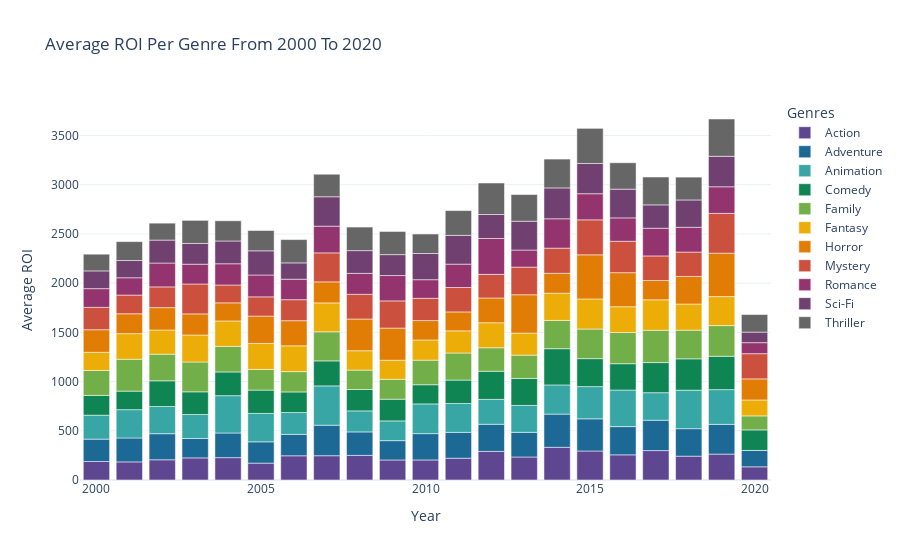

The cell this chart's notebook holds for it:
### Code cell
# Plotting my figure
fig = px.bar(df_year_genres_roi, x="Year", y="Average ROI", color="Genres", 
             title="Average ROI Per Genre From 2000 To 2020", 
             color_discrete_sequence=px.colors.qualitative.Prism, template="plotly_white")
fig.show()

### Figure 1 — Plotly figure (JSON) as saved in the notebook; plotly's stock layout.template omitted (floating-point values rounded to 4 significant figures)
{"data": [{"alignmentgroup": "True", "hovertemplate": "Genres=Action<br>Year=%{x}<br>Average ROI=%{y}<extra></extra>", "legendgroup": "Action", "marker": {"color": "rgb(95, 70, 144)"}, "name": "Action", "offsetgroup": "Action", "orientation": "v", "showlegend": true, "textposition": "auto", "type": "bar", "x": [2000, 2001, 2002, 2003, 2004, 2005, 2006, 2007, 2008, 2009, 2010, 2011, 2012, 2013, 2014, 2015, 2016, 2017, 2018, 2019, 2020], "xaxis": "x", "y": [187.8, 183.9, 205.5, 224.7, 227.3, 171.5, 246.0, 246.7, 249.9, 203.5, 203.8, 221.2, 290.2, 233.7, 332.1, 294.6, 255.6, 298.7, 242.1, 263.2, 134.1], "yaxis": "y"}, {"alignmentgroup": "True", "hovertemplate": "Genres=Adventure<br>Year=%{x}<br>Average ROI=%{y}<extra></extra>", "legendgroup": "Adventure", "marker": {"color": "rgb(29, 105, 150)"}, "name": "Adventure", "offsetgroup": "Adventure", "orientation": "v", "showlegend": true, "textposition": "auto", "type": "bar", "x": [2000, 2001, 2002, 2003, 2004, 2005, 2006, 2007, 2008, 2009, 2010, 2011, 2012, 2013, 2014, 2015, 2016, 2017, 2018, 2019, 2020], "xaxis": "x", "y": [227.3, 243.0, 264.9, 197.2, 250.2, 216.4, 217.3, 309.9, 238.6, 196.4, 267.4, 262.6, 276.0, 250.8, 337.4, 326.9, 286.9, 308.6, 279.4, 301.8, 166.1], "yaxis": "y"}, {"alignmentgroup": "True", "hovertemplate": "Genres=Animation<br>Year=%{x}<br>Average ROI=%{y}<extra></extra>", "legendgroup": "Animation", "marker": {"color": "rgb(56, 166, 165)"}, "name": "Animation", "offsetgroup": "Animation", "orientation": "v", "showlegend": true, "textposition": "auto", "type": "bar", "x": [2000, 2001, 2002, 2003, 2004, 2005, 2006, 2007, 2008, 2009, 2010, 2011, 2012, 2013, 2014, 2015, 2016, 2017, 2018, 2019, 2020], "xaxis": "x", "y": [243.3, 287.6, 276.4, 243.5, 379.2, 288.8, 222.0, 399.5, 213.7, 200.7, 301.8, 293.4, 252.9, 273.5, 296.5, 327.2, 371.2, 279.7, 391.0, 353.0, 0.1943], "yaxis": "y"}, {"alignmentgroup": "True", "hovertemplate": "Genres=Comedy<br>Year=%{x}<br>Average ROI=%{y}<extra></extra>", "legendgroup": "Comedy", "marker": {"color": "rgb(15, 133, 84)"}, "name": "Comedy", "offsetgroup": "Comedy", "orientation": "v", "showlegend": true, "textposition": "auto", "type": "bar", "x": [2000, 2001, 2002, 2003, 2004, 2005, 2006, 2007, 2008, 2009, 2010, 2011, 2012, 2013, 2014, 2015, 2016, 2017, 2018, 2019, 2020], "xaxis": "x", "y": [200.8, 188.4, 261.1, 230.4, 240.9, 236.8, 209.2, 254.1, 217.2, 220.4, 194.8, 237.9, 285.6, 273.5, 367.9, 284.2, 267.7, 306.2, 318.5, 338.8, 208.6], "yaxis": "y"}, {"alignmentgroup": "True", "hovertemplate": "Genres=Family<br>Year=%{x}<br>Average ROI=%{y}<extra></extra>", "legendgroup": "Family", "marker": {"color": "rgb(115, 175, 72)"}, "name": "Family", "offsetgroup": "Family", "orientation": "v", "showlegend": true, "textposition": "auto", "type": "bar", "x": [2000, 2001, 2002, 2003, 2004, 2005, 2006, 2007, 2008, 2009, 2010, 2011, 2012, 2013, 2014, 2015, 2016, 2017, 2018, 2019, 2020], "xaxis": "x", "y": [253.8, 323.8, 270.3, 303.1, 260.0, 209.8, 206.7, 295.3, 197.2, 202.0, 249.5, 275.2, 238.5, 237.0, 287.0, 300.8, 316.8, 327.8, 291.0, 311.7, 142.3], "yaxis": "y"}, {"alignmentgroup": "True", "hovertemplate": "Genres=Fantasy<br>Year=%{x}<br>Average ROI=%{y}<extra></extra>", "legendgroup": "Fantasy", "marker": {"color": "rgb(237, 173, 8)"}, "name": "Fantasy", "offsetgroup": "Fantasy", "orientation": "v", "showlegend": true, "textposition": "auto", "type": "bar", "x": [2000, 2001, 2002, 2003, 2004, 2005, 2006, 2007, 2008, 2009, 2010, 2011, 2012, 2013, 2014, 2015, 2016, 2017, 2018, 2019, 2020], "xaxis": "x", "y": [184.3, 260.5, 245.6, 274.2, 258.2, 264.3, 262.0, 293.8, 196.8, 193.8, 204.9, 225.2, 254.5, 223.9, 276.6, 305.8, 262.0, 309.8, 265.6, 294.8, 161.7], "yaxis": "y"}, {"alignmentgroup": "True", "hovertemplate": "Genres=Horror<br>Year=%{x}<br>Average ROI=%{y}<extra></extra>", "legendgroup": "Horror", "marker": {"color": "rgb(225, 124, 5)"}, "name": "Horror", "offsetgroup": "Horror", "orientation": "v", "showlegend": true, "textposition": "auto", "type": "bar", "x": [2000, 2001, 2002, 2003, 2004, 2005, 2006, 2007, 2008, 2009, 2010, 2011, 2012, 2013, 2014, 2015, 2016, 2017, 2018, 2019, 2020], "xaxis": "x", "y": [229.7, 201.8, 227.3, 214.5, 184.2, 277.6, 255.2, 213.6, 322.4, 326.7, 197.5, 191.9, 251.5, 389.6, 202.2, 448.4, 346.0, 195.6, 280.4, 441.0, 214.4], "yaxis": "y"}, {"alignmentgroup": "True", "hovertemplate": "Genres=Mystery<br>Year=%{x}<br>Average ROI=%{y}<extra></extra>", "legendgroup": "Mystery", "marker": {"color": "rgb(204, 80, 62)"}, "name": "Mystery", "offsetgroup": "Mystery", "orientation": "v", "showlegend": true, "textposition": "auto", "type": "bar", "x": [2000, 2001, 2002, 2003, 2004, 2005, 2006, 2007, 2008, 2009, 2010, 2011, 2012, 2013, 2014, 2015, 2016, 2017, 2018, 2019, 2020], "xaxis": "x", "y": [226.9, 189.7, 210.8, 303.7, 181.0, 195.7, 213.4, 294.6, 250.9, 276.2, 226.0, 248.1, 239.8, 280.8, 255.6, 355.2, 318.8, 249.9, 247.4, 404.1, 256.0], "yaxis": "y"}, {"alignmentgroup": "True", "hovertemplate": "Genres=Romance<br>Year=%{x}<br>Average ROI=%{y}<extra></extra>", "legendgroup": "Romance", "marker": {"color": "rgb(148, 52, 110)"}, "name": "Romance", "offsetgroup": "Romance", "orientation": "v", "showlegend": true, "textposition": "auto", "type": "bar", "x": [2000, 2001, 2002, 2003, 2004, 2005, 2006, 2007, 2008, 2009, 2010, 2011, 2012, 2013, 2014, 2015, 2016, 2017, 2018, 2019, 2020], "xaxis": "x", "y": [190.1, 175.9, 242.2, 201.1, 215.9, 221.6, 208.0, 271.2, 212.7, 257.5, 189.0, 237.3, 364.7, 173.3, 298.3, 265.3, 237.7, 281.5, 251.8, 270.3, 111.8], "yaxis": "y"}, {"alignmentgroup": "True", "hovertemplate": "Genres=Sci-Fi<br>Year=%{x}<br>Average ROI=%{y}<extra></extra>", "legendgroup": "Sci-Fi", "marker": {"color": "rgb(111, 64, 112)"}, "name": "Sci-Fi", "offsetgroup": "Sci-Fi", "orientation": "v", "showlegend": true, "textposition": "auto", "type": "bar", "x": [2000, 2001, 2002, 2003, 2004, 2005, 2006, 2007, 2008, 2009, 2010, 2011, 2012, 2013, 2014, 2015, 2016, 2017, 2018, 2019, 2020], "xaxis": "x", "y": [180.0, 175.0, 233.2, 210.7, 231.4, 245.7, 165.9, 298.9, 231.0, 212.6, 266.1, 292.3, 243.4, 292.6, 313.6, 307.2, 292.0, 237.2, 277.6, 309.6, 107.3], "yaxis": "y"}, {"alignmentgroup": "True", "hovertemplate": "Genres=Thriller<br>Year=%{x}<br>Average ROI=%{y}<extra></extra>", "legendgroup": "Thriller", "marker": {"color": "rgb(102, 102, 102)"}, "name": "Thriller", "offsetgroup": "Thriller", "orientation": "v", "showlegend": true, "textposition": "auto", "type": "bar", "x": [2000, 2001, 2002, 2003, 2004, 2005, 2006, 2007, 2008, 2009, 2010, 2011, 2012, 2013, 2014, 2015, 2016, 2017, 2018, 2019, 2020], "xaxis": "x", "y": [169.9, 192.0, 171.9, 234.5, 205.2, 206.3, 236.8, 228.7, 239.3, 234.9, 197.9, 251.7, 319.9, 271.2, 292.9, 356.9, 268.1, 283.0, 232.2, 379.0, 178.4], "yaxis": "y"}], "layout": {"barmode": "relative", "legend": {"title": {"text": "Genres"}, "tracegroupgap": 0}, "title": {"text": "Average ROI Per Genre From 2000 To 2020"}, "xaxis": {"anchor": "y", "domain": [0, 1], "title": {"text": "Year"}}, "yaxis": {"anchor": "x", "domain": [0, 1], "title": {"text": "Average ROI"}}}}
